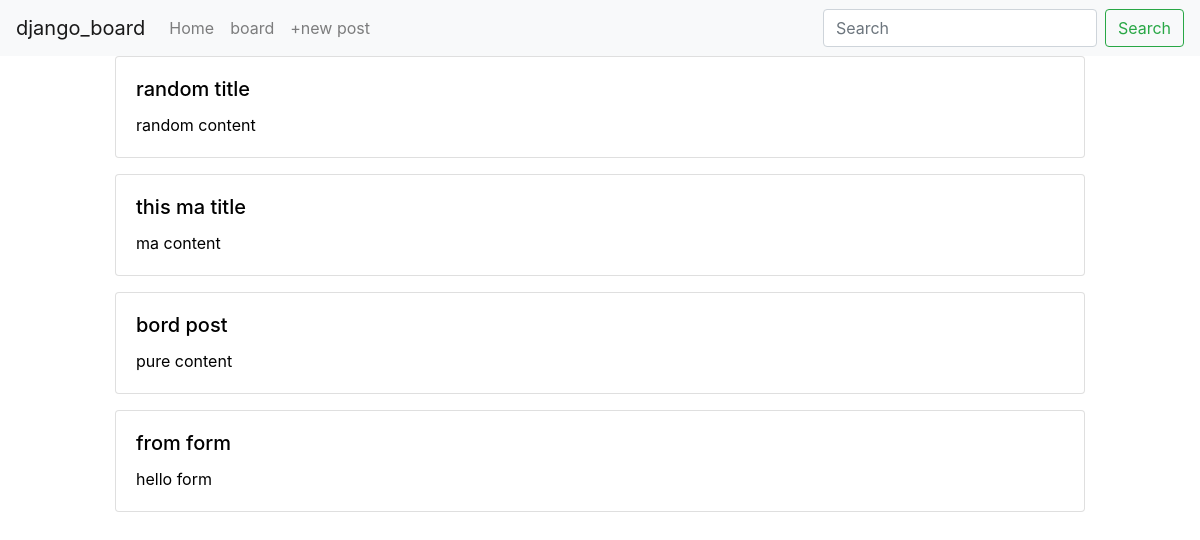
The page /board/ on the database as committed earlier.
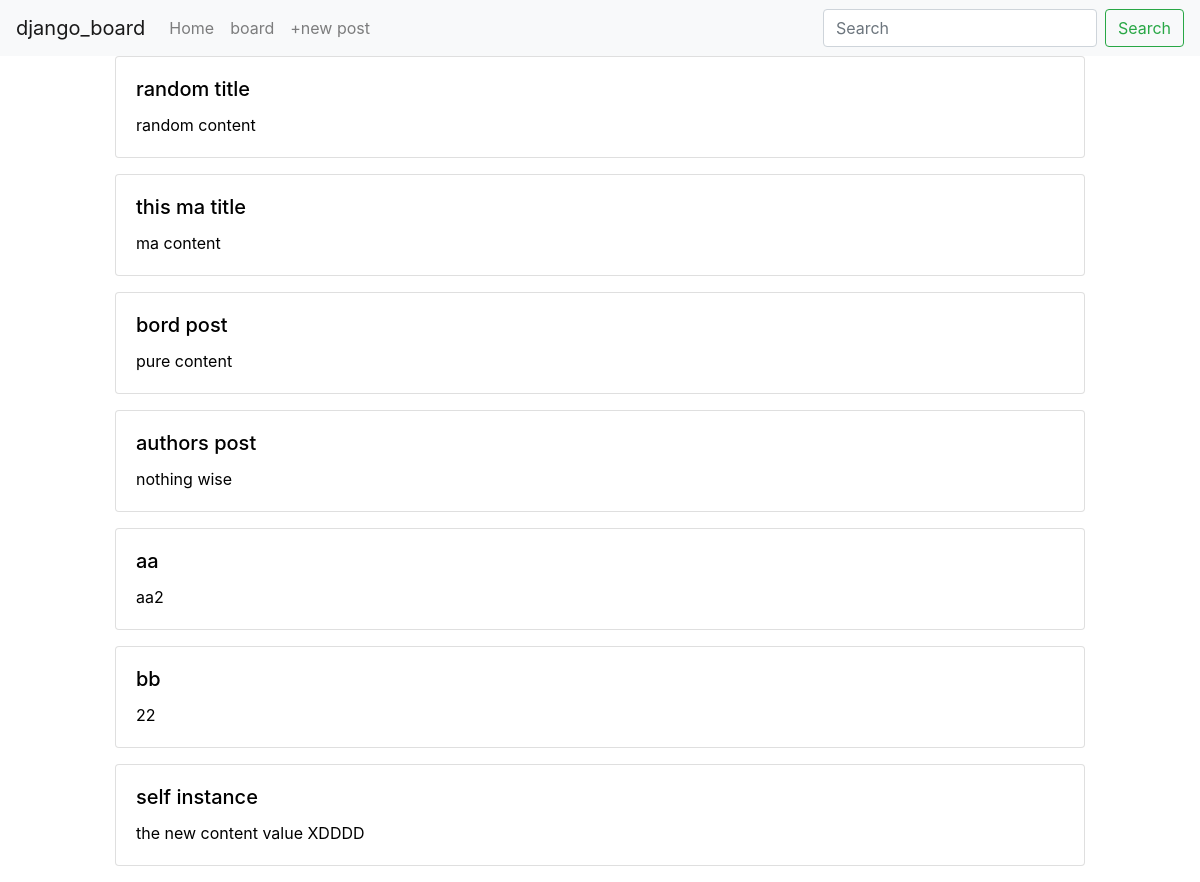
The same page on the database as committed later.
### board/models.py (models this page shows, shortened)
class BoardPost(models.Model):
    user = models.ForeignKey(User, default=1, null=True, on_delete=models.SET_NULL)
    title = models.CharField(max_length=120)
    slug = models.SlugField(unique=True)
    content = models.TextField(null=True, blank=True)
    def get_absolute_url(self):
        return f"/board/{self.slug}"

### board/views.py (the view)
# urls.py: path('', board_post_list_view),
def board_post_list_view(request):
    qs = BoardPost.objects.all() #queryset - list of python obj
    template_name = 'board/list.html'
    context = {'object_list': qs}
    return render(request, template_name, context)

### board/templates/board/list.html
 {% extends 'base.html' %}
{% block content %}
<div class="row">
    {% for object in object_list %}
        {% include 'board/list-inline.html' with blog_post=object %}
    {% endfor %}
</div>
{% endblock  %}

### templates/base.html (shortened to what this page needs)
<!DOCTYPE html>
<html>
<head>
    <link rel="stylesheet" href="https://stackpath.bootstrapcdn.com/bootstrap/4.3.1/css/bootstrap.min.css">
</head>
<body>
    {% include 'navbar.html' %}
    <div class="container-fluid">
        {% block content %}
        {% endblock %}
    </div>
</body>
</html>

### templates/navbar.html (shortened to what this page needs)
<nav class="navbar navbar-expand-lg navbar-light bg-light">
    <a class="navbar-brand" href="/">django_board</a>
    <div class="collapse navbar-collapse" id="navbarSupportedContent">
      <ul class="navbar-nav mr-auto">
        <li class="nav-item">
          <a class="nav-link" href="/">Home <span class="sr-only">(current)</span></a>
        </li>
        <li class="nav-item">
          <a class="nav-link" href="/board">board</a>
        </li>
        <li class="nav-item">
            <a class="nav-link" href="/board-new">+new post</a>
        </li>
      </ul>
      <form class="form-inline my-2 my-lg-0">
        <input class="form-control mr-sm-2" type="search" placeholder="Search" aria-label="Search">
        <button class="btn btn-outline-success my-2 my-sm-0" type="submit">Search</button>
      </form>
    </div>
  </nav>

### board/templates/board/list-inline.html
<div class="col-12 col-md-10 mb-3 mx-auto">
    <a href='{{ blog_post.get_absolute_url }}' style="color: black;">
        <div class="card">
            <div class="card-body">
                <h5 class="card-title">{{ blog_post.title }}</h5>
                <p class="card-text">{{ blog_post.content }}</p>
            </div>
        </div>
    </a>
</div>

Rows that differ between the two databases and show on the page:
removed BoardPost: title "from form", content "hello form"
added BoardPost: title "authors post", content "nothing wise"
added BoardPost: title "aa", content "aa2"
added BoardPost: title "bb", content "22"
added BoardPost: title "self instance", content "the new content value XDDDD"
